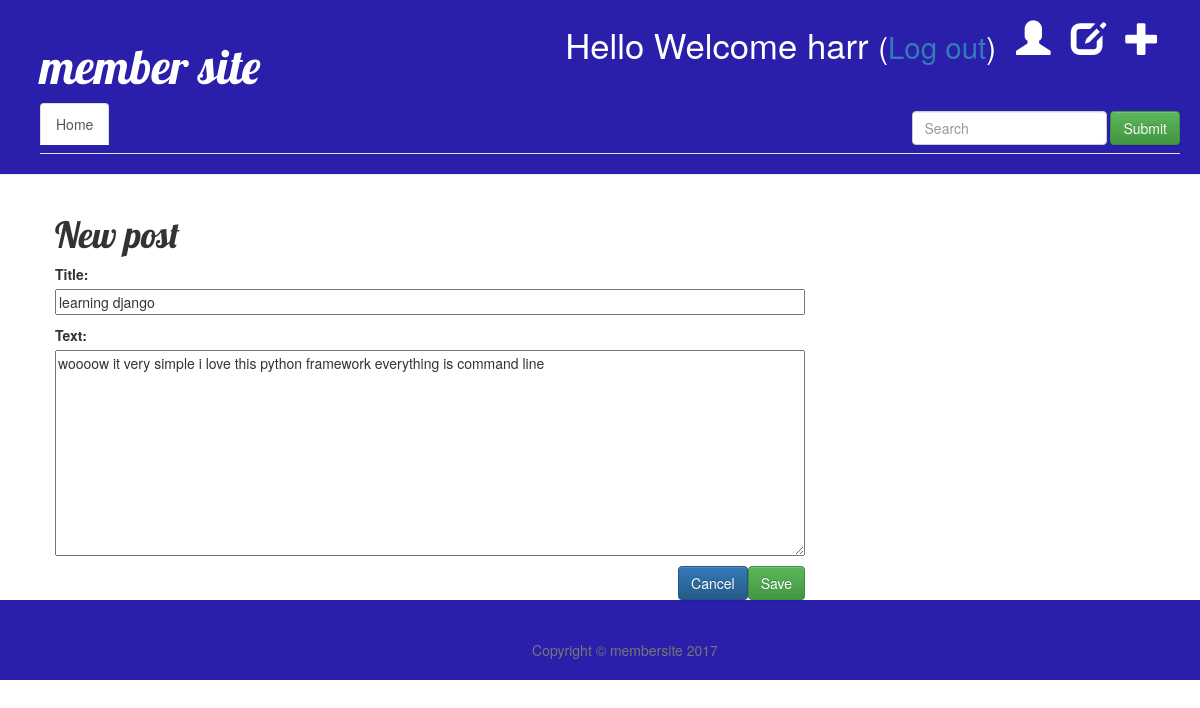
Screenshot of /post/1/edit/ (signed in) with the database file from the repository.
### blog/models.py (models this page shows, shortened)
class Post(models.Model):
    author = models.ForeignKey('auth.User')
    title = models.CharField(max_length=200)
    text = models.TextField()
    created_date = models.DateTimeField(
            default=timezone.now)
    published_date = models.DateTimeField(
            blank=True, null=True)
    class Meta:
        unique_together = ["title", "text"]
        ordering = ["published_date","author"]

### blog/views.py (the view)
# urls.py: url(r'^post/(?P<pk>\d+)/edit/$', views.post_edit, name='post_edit'),
@login_required
def post_edit(request, pk):
    post = get_object_or_404(Post, pk=pk)
    if request.method == "POST":
        form = PostForm(request.POST, instance=post)
        if form.is_valid():
            post = form.save(commit=False)
            post.author = request.user
            post.published_date = timezone.now()
            post.save()
            return redirect('post_detail', pk=post.pk)
    else:
        form = PostForm(instance=post)
    return render(request, 'blog/post_edit.html', {'form': form})

### blog/forms.py
class PostForm(forms.ModelForm):
    class Meta:
        model = Post
        fields = ('title', 'text',)

### blog/templates/blog/post_edit.html (shortened to what this page needs)
{% extends 'blog/base.html' %}
{% block content %}
    <h1>New post</h1>
    <form method="POST" class="post-form">{% csrf_token %}
        {{ form.as_p }}
        <button type="submit" class="save btn btn-Success">Save</button>
        <a href="javascript:history.go(-1)" button type="button" class="button btn btn-primary">Cancel</a>
    </form>
{% endblock %}

### blog/templates/blog/base.html (shortened to what this page needs)
{% load staticfiles %}
<html>
    <head>
        <link rel="stylesheet" href="//maxcdn.bootstrapcdn.com/bootstrap/3.2.0/css/bootstrap.min.css">
        <link rel="stylesheet" href="//maxcdn.bootstrapcdn.com/bootstrap/3.2.0/css/bootstrap-theme.min.css">
        <link rel="stylesheet" href="{% static 'css/blog.css' %}">
    </head>
    <body>
        <div class="page-header">
        {% if user.is_authenticated %}
            <a href="{% url 'post_new' %}" class="top-menu"><span class="glyphicon glyphicon-plus"></span></a>
            <a href="{% url 'post_draft_list' %}" class="top-menu"><span class="glyphicon glyphicon-edit"></span></a>
            <a href="{% url 'profile' %}" class="top-menu"><span class="glyphicon glyphicon-user"></span></a>
            <p class="top-menu">Hello Welcome {{ user.username }} <small>(<a href="{% url 'logout' %}">Log out</a>)</small></p>
        {% else %}
            <a href="{% url 'login' %}" class="top-menu"><span class="glyphicon glyphicon-lock"></span></a>
        {% endif %}
            <h1><a href="/">member site</a></h1>
            <ul class="nav nav-tabs">
            <li role="presentation" class="active"><a href="/">Home</a></li>
               <form class="navbar-form navbar-right" role="search">
                <div class="form-group">
                    <input type="text" class="form-control" placeholder="Search">
                </div>
                <button type="submit" class="btn btn-success">Submit</button>
                </form>
            </ul>
        </div>
        <div class="content container">
            <div class="row">
                <div class="col-md-8">
                    {% block content %}
                    {% endblock %}
                </div>
            </div>
        </div>
    <footer>
        <div class="container">
            <div class="row">
                <div class="col-lg-8 col-lg-offset-2 col-md-10 col-md-offset-1">
                    <ul class="list-inline text-center">
                    </ul>
                    <p class="copyright text-muted">Copyright &copy; membersite 2017</p>
                </div>
            </div>
        </div>
    </footer>
    </body>
 </html>

### blog/static/css/blog.css (style rules this page uses)
.page-header { background-color: #2A1FAA; margin-top: 0; padding: 20px 20px 20px 40px; }
.page-header h1, .page-header h1 a, .page-header h1 a:visited, .page-header h1 a:active { color: #ffffff; font-size: 36pt; text-decoration: none; }
.content { margin-left: 40px; }
h1, h2, h3, h4 { font-family: 'Lobster', cursive; }
.save { float: right; background-color: #2A1FAA; }
.button { float: right; background-color: #2A1FAA; }
.post-form textarea, .post-form input { width: 100%; }
.top-menu, .top-menu:hover, .top-menu:visited { color: #ffffff; float: right; font-size: 26pt; margin-right: 20px; }
footer { background-color: #2A1FAA; margin-top: 0; padding: 20px 20px 20px 40px; }
footer .list-inline { margin: 0; padding: 0; }
footer .copyright { font-size: 14px; text-align: center; margin-bottom: 0; }

### rows the page displays
Post: title "learning django", text "woooow it very simple i love this python framework everything is command line"

### other values shown
{{ user.username }} "harr"
